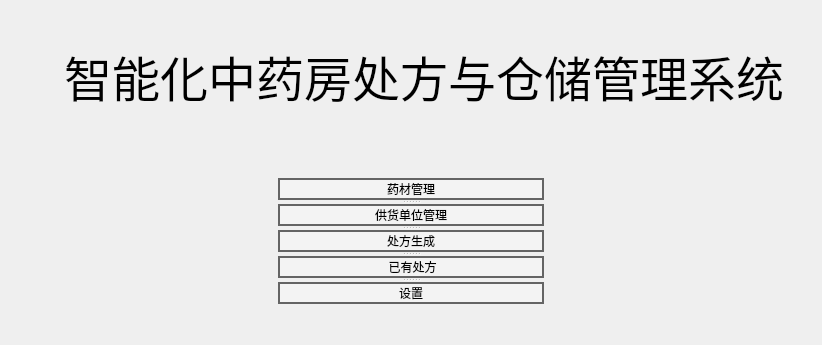
        <widget class="QWidget" name="page_8">
         <layout class="QVBoxLayout" name="verticalLayout_18" stretch="1,2,2,4,1">
          <item>
           <spacer name="verticalSpacer_4">
            <property name="orientation">
             <enum>Qt::Vertical</enum>
            </property>
            <property name="sizeHint" stdset="0">
             <size>
              <width>20</width>
              <height>40</height>
             </size>
            </property>
           </spacer>
          </item>
          <item>
           <layout class="QHBoxLayout" name="horizontalLayout_20" stretch="2,6,1">
            <item>
             <spacer name="horizontalSpacer_13">
              <property name="orientation">
               <enum>Qt::Horizontal</enum>
              </property>
              <property name="sizeHint" stdset="0">
               <size>
                <width>40</width>
                <height>20</height>
               </size>
              </property>
             </spacer>
            </item>
            <item>
             <widget class="QLabel" name="label_8">
              <property name="font">
               <font>
                <family>华文行楷</family>
                <pointsize>36</pointsize>
               </font>
              </property>
              <property name="text">
               <string>智能化中药房处方与仓储管理系统</string>
              </property>
             </widget>
            </item>
            <item>
             <spacer name="horizontalSpacer_15">
              <property name="orientation">
               <enum>Qt::Horizontal</enum>
              </property>
              <property name="sizeHint" stdset="0">
               <size>
                <width>40</width>
                <height>20</height>
               </size>
              </property>
             </spacer>
            </item>
           </layout>
          </item>
          <item>
           <spacer name="verticalSpacer">
            <property name="orientation">
             <enum>Qt::Vertical</enum>
            </property>
            <property name="sizeHint" stdset="0">
             <size>
              <width>20</width>
              <height>40</height>
             </size>
            </property>
           </spacer>
          </item>
          <item>
           <layout class="QHBoxLayout" name="horizontalLayout_19" stretch="2,2,2">
            <item>
             <spacer name="horizontalSpacer_12">
              <property name="orientation">
               <enum>Qt::Horizontal</enum>
              </property>
              <property name="sizeHint" stdset="0">
               <size>
                <width>40</width>
                <height>20</height>
               </size>
              </property>
             </spacer>
            </item>
            <item>
             <widget class="QSplitter" name="splitter">
              <property name="orientation">
               <enum>Qt::Vertical</enum>
              </property>
              <widget class="QPushButton" name="pushButton_4">
               <property name="styleSheet">
                <string notr="true">QPushButton{
    font: 18pt &quot;华文行楷&quot;;
    background: rgba(255, 255, 255, 60);
    color: black;
    border-radius: 16px;
    font-family: 华文行楷;
    border: 2px solid rgb(100,100,100); /* 新增代码 */
}

QPushButton:hover{                    
    background: rgba(0, 0, 0, 100);
}

QPushButton:pressed{
    background: darkgray;
}</string>
               </property>
               <property name="text">
                <string>药材管理</string>
               </property>
              </widget>
              <widget class="QPushButton" name="pushButton_2">
               <property name="styleSheet">
                <string notr="true">QPushButton{
    font: 18pt &quot;华文行楷&quot;;
    background: rgba(255, 255, 255, 60);
    color: black;
    border-radius: 16px;
    font-family: 华文行楷;
    border: 2px solid rgb(100,100,100); /* 新增代码 */
}

QPushButton:hover{                    
    background: rgba(0, 0, 0, 100);
}

QPushButton:pressed{
    background: darkgray;
}</string>
               </property>
               <property name="text">
                <string>供货单位管理</string>
               </property>
              </widget>
              <widget class="QPushButton" name="pushButton_3">
               <property name="styleSheet">
                <string notr="true">QPushButton{
    font: 18pt &quot;华文行楷&quot;;
    background: rgba(255, 255, 255, 60);
    color: black;
    border-radius: 16px;
    font-family: 华文行楷;
    border: 2px solid rgb(100,100,100); /* 新增代码 */
}

QPushButton:hover{                    
    background: rgba(0, 0, 0, 100);
}

QPushButton:pressed{
    background: darkgray;
}</string>
               </property>
               <property name="text">
                <string>处方生成</string>
               </property>
              </widget>
              <widget class="QPushButton" name="pushButton">
               <property name="styleSheet">
                <string notr="true">QPushButton{
    font: 18pt &quot;华文行楷&quot;;
    background: rgba(255, 255, 255, 60);
    color: black;
    border-radius: 16px;
    font-family: 华文行楷;
    border: 2px solid rgb(100,100,100); /* 新增代码 */
}

QPushButton:hover{                    
    background: rgba(0, 0, 0, 100);
}

QPushButton:pressed{
    background: darkgray;
}</string>
               </property>
               <property name="text">
                <string> 已有处方</string>
               </property>
              </widget>
              <widget class="QPushButton" name="pushButton_5">
               <property name="styleSheet">
                <string notr="true">QPushButton{
    font: 18pt &quot;华文行楷&quot;;
    background: rgba(255, 255, 255, 60);
    color: black;
    border-radius: 16px;
    font-family: 华文行楷;
    border: 2px solid rgb(100,100,100); /* 新增代码 */
}

QPushButton:hover{                    
    background: rgba(0, 0, 0, 100);
}

QPushButton:pressed{
    background: darkgray;
}</string>
               </property>
               <property name="text">
                <string>设置</string>
               </property>
              </widget>
             </widget>
            </item>
            <item>
             <spacer name="horizontalSpacer_14">
              <property name="orientation">
               <enum>Qt::Horizontal</enum>
              </property>
              <property name="sizeHint" stdset="0">
               <size>
                <width>40</width>
                <height>20</height>
               </size>
              </property>
             </spacer>
            </item>
           </layout>
          </item>
          <item>
           <spacer name="verticalSpacer_3">
            <property name="orientation">
             <enum>Qt::Vertical</enum>
            </property>
            <property name="sizeHint" stdset="0">
             <size>
              <width>20</width>
              <height>40</height>
             </size>
            </property>
           </spacer>
          </item>
         </layout>
        </widget>
